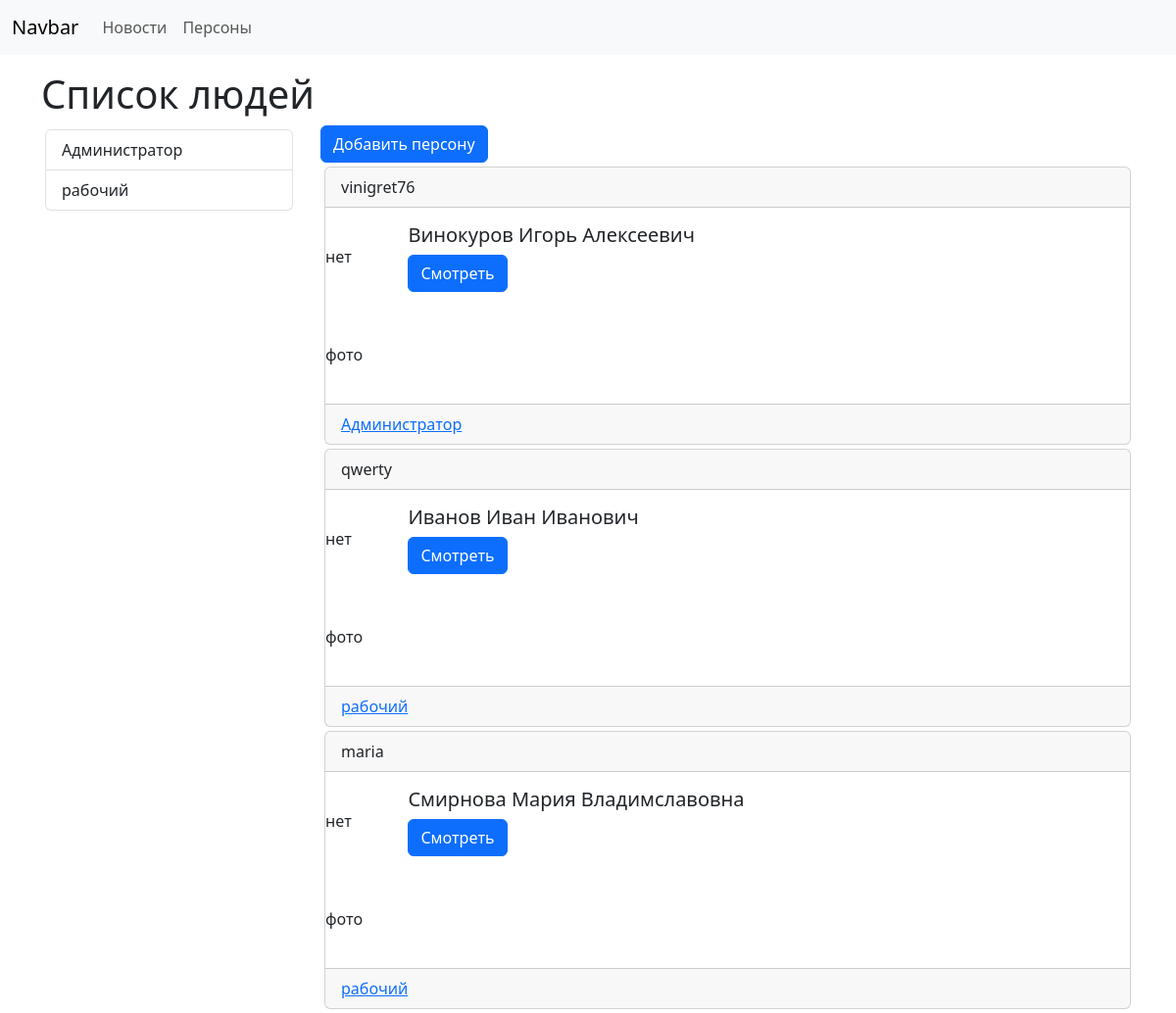
/humans/, run on an earlier commit of the app's database.
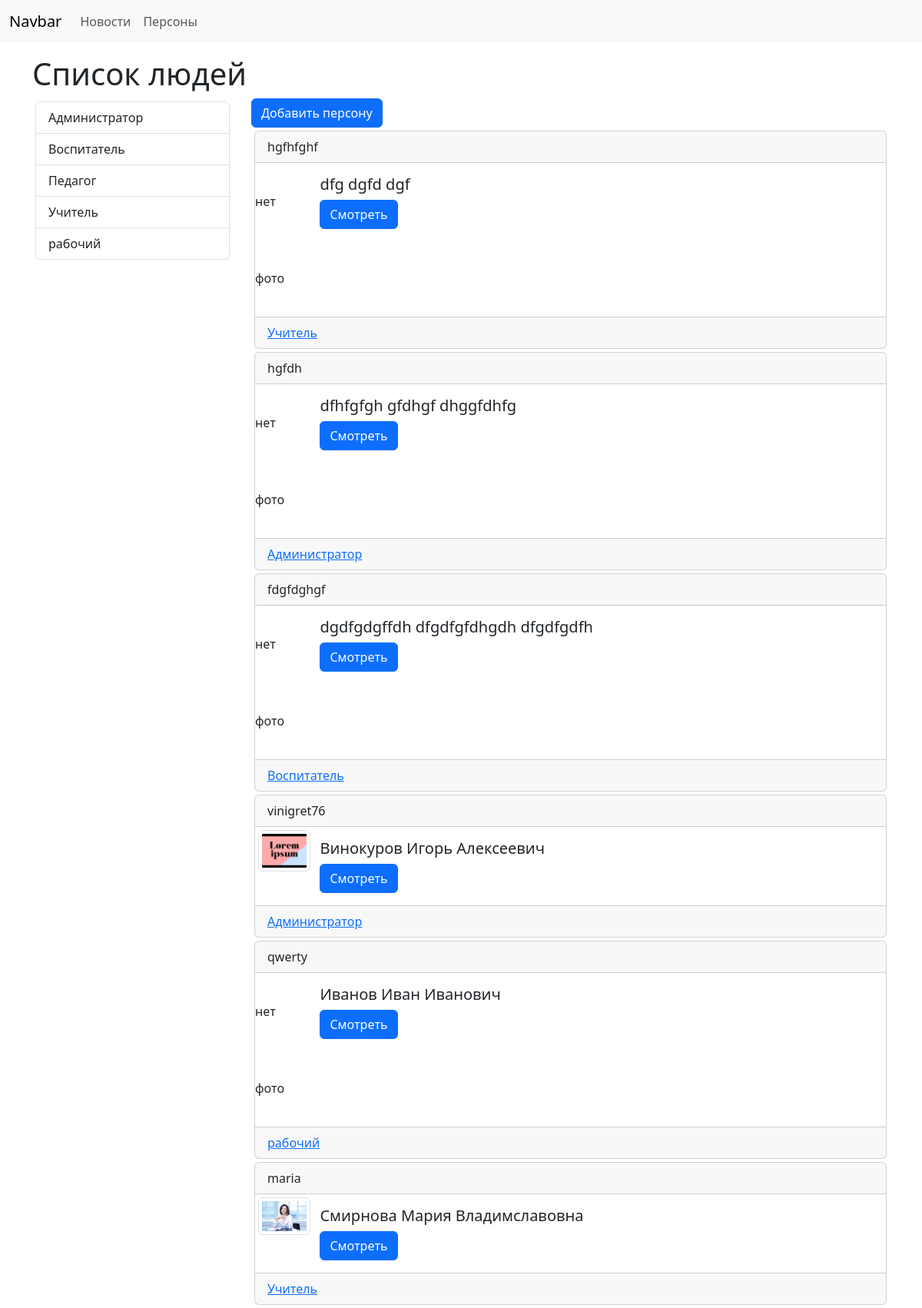
And on a later commit of the database.
### humans/models.py (models this page shows, shortened)
class Professions(models.Model):
    title = models.CharField(max_length=100,verbose_name='Название')
    def __str__(self):
        return self.title
    def get_absolute_url(self):
        return reverse_lazy('profhumans', kwargs={'profid': self.pk})
    class Meta:
        verbose_name = 'Профессия'
        verbose_name_plural = 'Профессии'
        ordering = ['title']

class Humans(models.Model):
    class Meta:
        verbose_name = 'Личность'
        verbose_name_plural = 'Люди'
        ordering = ['famil', 'name', 'otches']
    nicname = models.CharField(max_length=50,verbose_name='Никнейм')
    famil = models.CharField(max_length=40,verbose_name='Фамилия')
    name = models.CharField(max_length=40,verbose_name='Имя')
    otches = models.CharField(max_length=40,blank=True, null=True,verbose_name='Отчество')
    birthday = models.DateField(blank=True, null=True,verbose_name='День рождения')
    avatar = models.ImageField(upload_to='images/', blank=True, null=True,verbose_name='Аватарка')
    ismale=models.BooleanField(default=True,verbose_name='Мужчина')
    profession=models.ForeignKey('Professions', on_delete=models.PROTECT,null=True,verbose_name='Профессия')
    def get_absolute_url(self):
        return reverse_lazy('humansdetail', kwargs={'humansid': self.pk})

### humans/views.py (the view)
# urls.py: path('', index, name='allhumans'),
def index(request):
    humans = Humans.objects.all()
    cont={'humans': humans,'title': 'Список людей'}
    return render(request, 'humans/index.html', context=cont)

### humans/templatetags/humans_tag.py (called while the page is built)
@register.simple_tag(name='get_profs')
def get_profs():
    return Professions.objects.all()

### humans/templates/humans/index.html (shortened to what this page needs)
{% extends 'base.html' %}
{% block sidebar %}
{% include 'humans/listprofs.html' %}
{% endblock %}
{% block content %}
  <div class="row">
    <div class="col-md-3">
    <a href="{% url 'addperson' %}" class="btn btn-primary">Добавить персону</a>
    </div>
  </div>
  {% for i in humans %}
    <div class="card m-1">
      <div class="card-header">{{i.nicname}}</div>
      <div class="row g-0">
        <div class="col-md-1">
          {% if i.avatar %}
          <img src="{{ i.avatar.url }}" class="m-1 img-thumbnail" alt="">
          {% else %}
          <div style="display: flex; justify-content: center; line-height: 100px;">нет фото</div>
          {% endif %}
        </div>
        <div class="col-md-10">
          <div class="card-body">
            <h5 class="card-title">{{ i.famil }} {{ i.name }} {{ i.otches }}</h5>
            <a href="{{ i.get_absolute_url }}" class="btn btn-primary">Смотреть</a>
        </div>
        </div>
      </div>
      <div class="card-footer text-body-secondary">
        <a href="{{ i.profession.get_absolute_url }}">{{i.profession}}</a>
      </div>
  </div>
  {% endfor %}
{% endblock %}

### templates/base.html (shortened to what this page needs)
{% load static %}
<!doctype html>
<html lang="ru">
  <head>
    <link rel="stylesheet" href="{% static 'css/style.css' %}">
    <link href="https://cdn.jsdelivr.net/npm/bootstrap@5.3.3/dist/css/bootstrap.min.css" rel="stylesheet">
  </head>
  <body>
      {% include 'inc/nav.html' %}
      <div class="container mt-3">
        <h1>{{title}}</h1>
        <div class="row">
            <div class="col-md-3">
            {% block sidebar %}SIDEBAR{% endblock %}
            </div>
            <div class="col-md-9">
            {% block content %}CONTENT{% endblock %}
            </div>
        </div>
    </div>
  </body>
</html>

### templates/inc/nav.html (shortened to what this page needs)
<nav class="navbar navbar-expand-lg bg-body-tertiary">
 <div class="container-fluid">
  <a class="navbar-brand" href="#">Navbar</a>
  <div class="collapse navbar-collapse" id="navbarNav">
   <ul class="navbar-nav">
    <li class="nav-item">
     <a class="nav-link" href="{% url 'allnews' %}">Новости</a>
    </li>
    <li class="nav-item">
     <a class="nav-link" href="{% url 'allhumans' %}">Персоны</a>
    </li>
   </ul>
  </div>
 </div>
</nav>

### humans/templates/humans/listprofs.html
{% load humans_tag %}
<div class="list-group m-1">
    {% get_profs as profs %}
    {% for i in profs %}
    <a href="{{ i.get_absolute_url }}" class="list-group-item list-group-item-action">{{i.title}}</a>
    {% endfor %}
</div>

### myproj/static/css/style.css (style rules this page uses)
:root { background-color: #ccc !important; }

What changed in the data, as far as the page shows it:
added Professions: title "Воспитатель"
added Professions: title "Педагог"
added Professions: title "Учитель"
added Humans: nicname "hgfhfghf", avatar "нет фото", famil "dfg", name "dgfd", otches "dgf", profession "Учитель"
added Humans: nicname "hgfdh", avatar "нет фото", famil "dfhfgfgh", name "gfdhgf", otches "dhggfdhfg", profession "Администратор"
added Humans: nicname "fdgfdghgf", avatar "нет фото", famil "dgdfgdgffdh", name "dfgdfgfdhgdh", otches "dfgdfgdfh", profession "Воспитатель"
changed Humans "Винокуров": avatar: picture added; no longer shows "нет фото"
changed Humans "Смирнова": avatar: picture added; profession "рабочий" → "Учитель"; no longer shows "нет фото"
